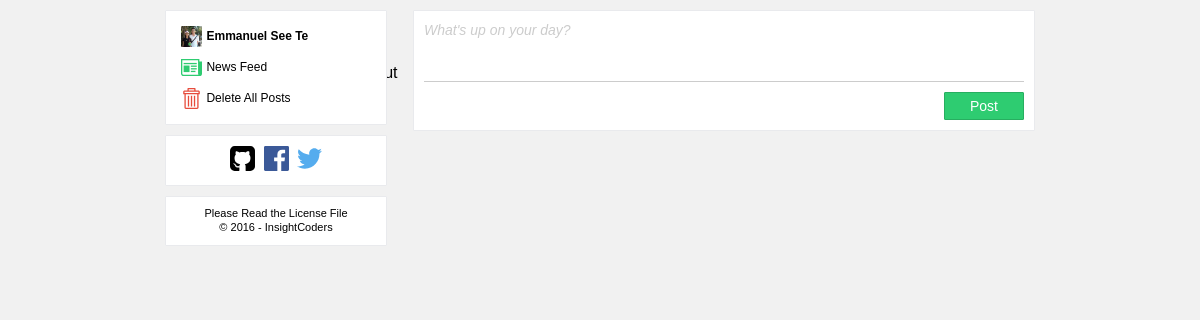
Before: / with the older database file.
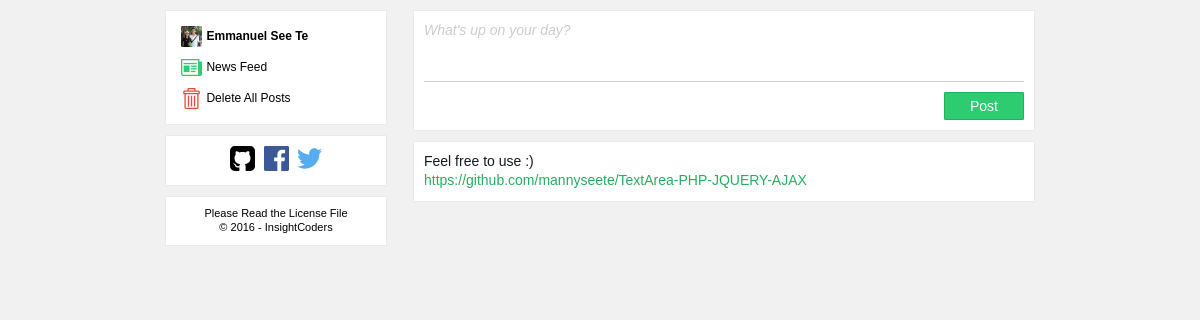
After: the same page with the newer database file.
### tables this page shows
CREATE TABLE IF NOT EXISTS `tbl_posts` (
  `post_id` int(11) NOT NULL AUTO_INCREMENT,
  `post_content` longtext,
  PRIMARY KEY (`post_id`)
);

### index.php (the view, shortened to what this page needs)
<?php
require_once('conn.php');
$stmt = $conn->prepare('SELECT * FROM tbl_posts ORDER BY post_id DESC');
$stmt->execute();
?>
<!DOCTYPE html>
<html>
    <head>
        <link rel="stylesheet" type="text/css" href="css/style.css" />
    </head>
    <body>
        <div class="wrapper">
            <div class="sidebar">
                <div class="sidebar-panel">
                    <div class="handler">
                        <a href="#" class="icon" title="Emmanuel See Te">
                            <span class="image">
                                <img src="img/dp.jpg" />
                            </span>
                            <div class="text user">
                                Emmanuel See Te
                            </div>
                        </a>
                    </div>
                    <div class="handler">
                        <a href="#" class="icon" title="News Feed">
                            <span class="image">
                                <img src="img/news.svg" />
                            </span>
                            <div class="text">
                                News Feed
                            </div>
                        </a>
                    </div>
                    <div class="handler">
                        <a href="?truncate" class="icon" title="Log out">
                            <span class="image">
                                <img src="img/delete.svg" />
                            </span>
                            <div class="text">
                                Delete All Posts
                            </div>
                        </a>
                    </div>
                </div>
                <div class="sidebar-panel">
                    <div class="links">
                        <a href="https://github.com/mannyseete/" target="_blank">
                            <img src="img/github.svg" />
                        </a>
                        <a href="https://www.facebook.com/insightcoders/" target="_blank">
                            <img src="img/facebook.svg" />
                        </a>
                        <a href="https://twitter.com/MannyGSH" target="_blank">
                            <img src="img/twitter.svg" />
                        </a>
                    </div>
                </div>
                <div class="sidebar-panel">
                    <div class="footer">Please Read the License File<br />&copy; 2016 - InsightCoders</div>
                </div>
            </div>
            <div class="contentarea">
                <div id="post" name="post" class="textarea" contenteditable="true" placeholder="What's up on your day?"></div>
                <div class="contentfooter">
                    <button type="submit" id="submit">Post</button>
                </div>
            </div>
            <span id="test"/>
            <?php
            if($stmt->rowCount() > 0) {
                $result = $stmt->fetchAll();
                foreach($result as $row) {
                    echo $row['post_content'];
                }
            }
            ?>
        </div>
    </body>
</html>

### css/style.css (style rules this page uses)
body,html { width: 100%; height: 100%; }
body { margin: 0 auto; padding: 0 auto; background-color: #f1f1f1; font-family: Helvetica; }
.wrapper { width: 870px; margin: auto; padding: auto; padding-top:10px; }
.sidebar { position: fixed; float:left; }
.sidebar-panel { width: 200px; border: 1px solid #e9eaed; padding: 10px; background: #fff; border-radius: 1px; margin-right: 10px; margin-bottom: 10px; }
.sidebar-panel .links { text-align: center; }
.sidebar-panel .links a { text-decoration: none; outline: none; display: inline-block; margin: 0 2px; }
.sidebar-panel .links a img { width: 25px; }
.sidebar-panel .footer { text-align: center; font-size: 11px; line-height: 1.25em; }
.contentarea { width: 600px; border: 1px solid #e9eaed; padding: 10px; background: #fff; border-radius: 1px; margin-bottom: 10px; float:right; }
.contentarea .textarea { width: 100%; outline: none; min-height: 50px; word-wrap: break-word; color: #333; font-size: 14px; line-height: 1.38em; font-weight: normal; }
.contentarea .contentfooter { border-top: 1px solid #ccc; margin-top: 10px; }
.contentarea .contentfooter button { float: right; margin-top: 10px; border: 1px solid #27ae60; background-color: #2ecc71; color: white; cursor: pointer; font-size: 14px; padding: 5px 25px; border-radius: 1px; outline: none; }
.view { width: 600px; border: 1px solid #e9eaed; padding: 10px; margin: auto; background: #fff; border-radius: 1px; margin-bottom: 10px; float:right; word-wrap: break-word; font-size: 14px; line-height: 1.38em; font-weight: normal; color: #141823; direction: ltr; zoom: 1; }
.view a { text-decoration: none; color: #27ae60; outline:none; }
.handler { width:100%; }
.handler .icon { display: block; text-decoration: none; color: inherit; border-radius: 1px; }
.handler .icon .image img { margin:5px 0 5px 5px; width: 21px; border-radius: 1px; vertical-align: middle; }
.handler .icon .text.user { font-weight: bolder; }
.handler .icon .text { position:relative; top: 2px; display: inline-block; max-width: 160px; overflow: hidden; text-overflow: ellipsis; white-space: nowrap; font-size: 12px; }

Changed rows visible on the page:
now on this page (row edited): tbl_posts: post_content "Feel free to use :) https://github.com/mannyseete/TextArea-PHP-JQUERY-AJAX"
